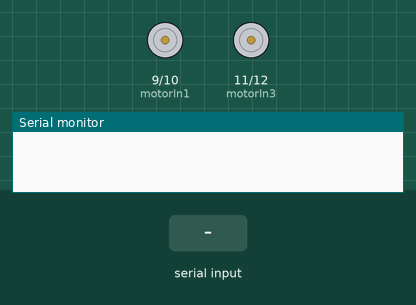
This sketch was run on a simulated Arduino Uno, built with avr-gcc and run on an emulated ATmega328P. On the bench: motor-driver pin pairs drawn as motors (green arrow = first pin HIGH = forward, orange = second pin HIGH = backward, longer = more drive), the last lines printed to the serial monitor. Inputs (shaded band) come from the test bench.

Above: at 1.2 s.
1.3 s: "forward" received over Serial
At 2.5 s:
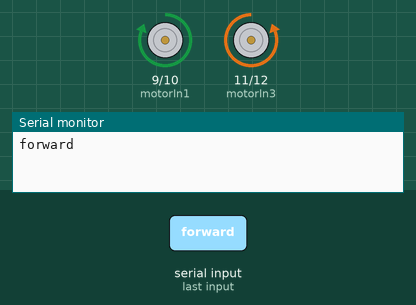
2.8 s: "back" received over Serial
At 3.7 s:
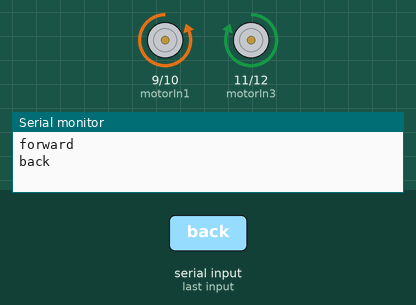
4.3 s: "left" received over Serial
At 4.9 s:
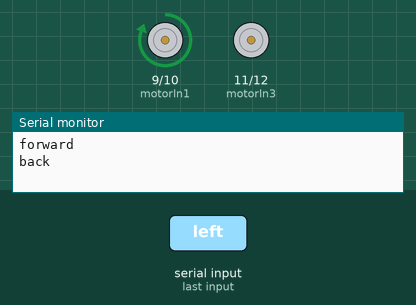
6.6 s: "right" received over Serial
At 7.0 s:
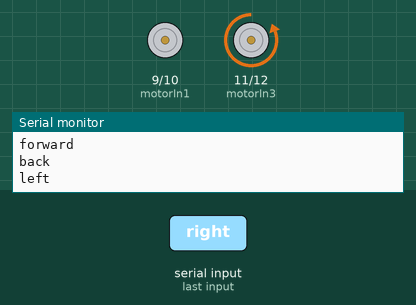
Timing chart, 0 to 9.6 s (numbered marks = the images above; inputs shaded):
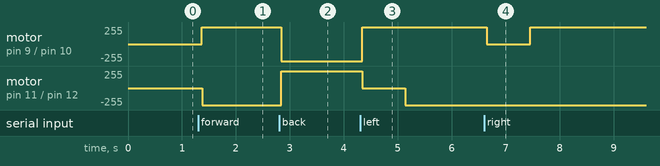

The sketch:

CAR_BT_VOICE.ino
```cpp
int motorIn1=9;
int motorIn2=10;
int motorIn3=11;
int motorIn4=12;
String voice;
char c;

void setup()
{
  Serial.begin(9600);
  pinMode(motorIn1, OUTPUT);   //RIGHT MOTOR
  pinMode(motorIn2, OUTPUT);   //RIGHT MOTOR
  pinMode(motorIn3, OUTPUT);   //LEFT MOTOR
  pinMode(motorIn4, OUTPUT);   //LEFT MOTOR
}

void loop()
{
  while(Serial.available()>0){
    delay(10);
    c=Serial.read();
    if(c=='#'){
      break;
    }
    voice+=c;
  }
  if(voice=="forward"){
    digitalWrite(motorIn1, HIGH);
    digitalWrite(motorIn2, LOW);
    digitalWrite(motorIn3, LOW);
    digitalWrite(motorIn4, HIGH);
    delay(100);
  }else if(voice=="back"){
    digitalWrite(motorIn1, LOW);
    digitalWrite(motorIn2, HIGH);
    digitalWrite(motorIn3, HIGH);
    digitalWrite(motorIn4, LOW);
    delay(100);
  }else if(voice=="left"){
    digitalWrite(motorIn1, HIGH);
    digitalWrite(motorIn2, LOW);
    digitalWrite(motorIn3, LOW);
    digitalWrite(motorIn4, LOW);
    delay(800);
    digitalWrite(motorIn1, HIGH);
    digitalWrite(motorIn2, LOW);
    digitalWrite(motorIn3, LOW);
    digitalWrite(motorIn4, HIGH);
    delay(100);
  }else if(voice=="right"){
    digitalWrite(motorIn1, LOW);
    digitalWrite(motorIn2, LOW);
    digitalWrite(motorIn3, LOW);
    digitalWrite(motorIn4, HIGH);
    delay(800);
    digitalWrite(motorIn1, HIGH);
    digitalWrite(motorIn2, LOW);
    digitalWrite(motorIn3, LOW);
    digitalWrite(motorIn4, HIGH);
    delay(100);
  }else if(voice=="stop"){
    digitalWrite(motorIn1, LOW);
    digitalWrite(motorIn2, LOW);
    digitalWrite(motorIn3, LOW);
    digitalWrite(motorIn4, LOW);
  }
  if(voice.length()>0){
      Serial.println(voice);
       voice="";
  }
}
```

Measured:
- after the input at 1.3 s, motor on pin 9 (motorIn1) / pin 10 (motorIn2): stopped → forward 255/255 after 0.07 s; motor on pin 11 (motorIn3) / pin 12 (motorIn4): stopped → backward 255/255 after 0.07 s
- after the input at 2.8 s, motor on pin 9 (motorIn1) / pin 10 (motorIn2): forward 255/255 → backward 255/255 at once; motor on pin 11 (motorIn3) / pin 12 (motorIn4): backward 255/255 → forward 255/255 at once
- after the input at 4.3 s, motor on pin 9 (motorIn1) / pin 10 (motorIn2): backward 255/255 → forward 255/255 at once; motor on pin 11 (motorIn3) / pin 12 (motorIn4): forward 255/255 → stopped at once, → backward 255/255 0.80 s later
- after the input at 6.6 s, motor on pin 9 (motorIn1) / pin 10 (motorIn2): forward 255/255 → stopped after 0.05 s, → forward 255/255 0.80 s later
